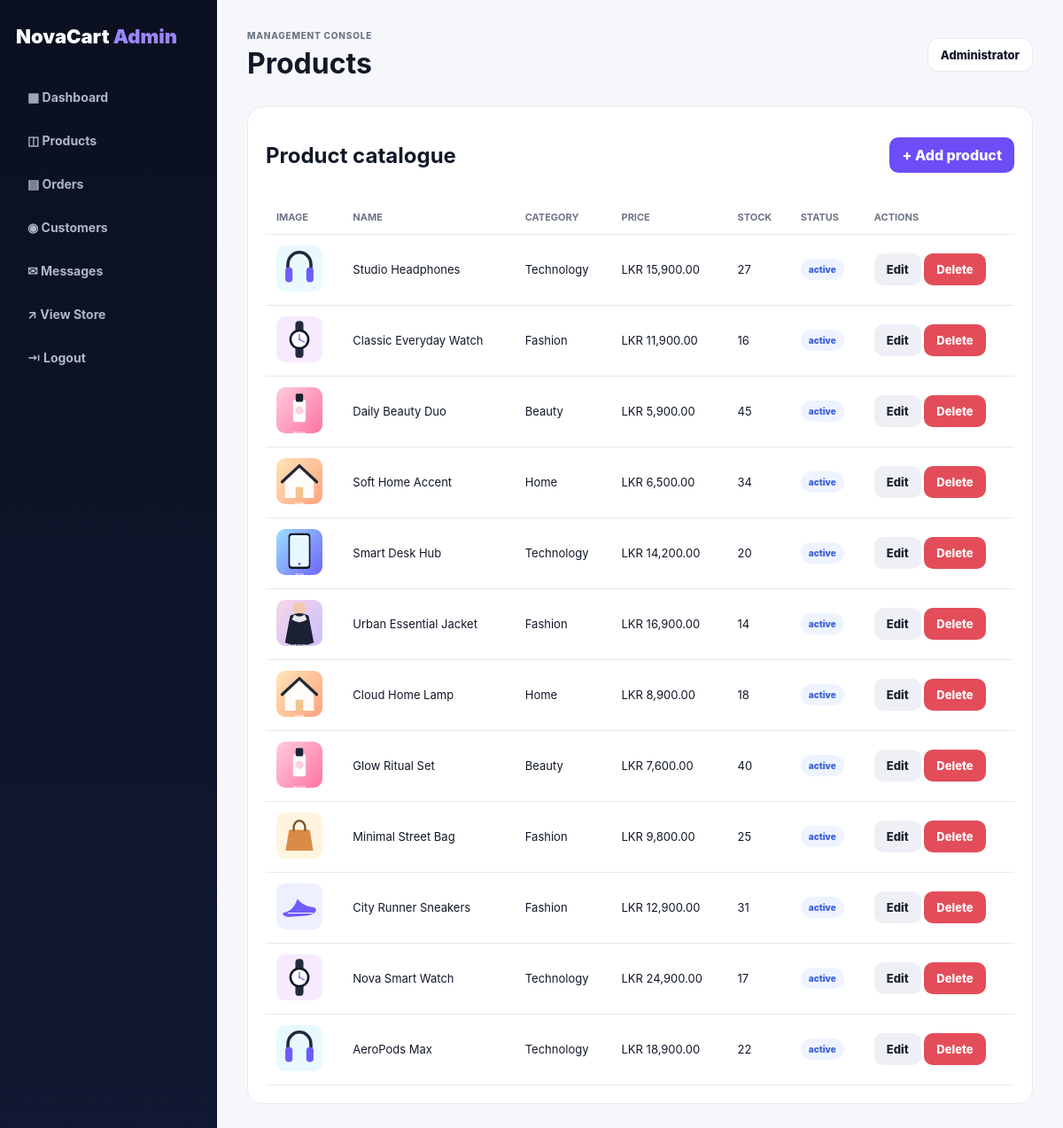
Screenshot of /admin/products.php (signed in) with the database file from the repository.
### tables this page shows
CREATE TABLE products (
  id INT AUTO_INCREMENT PRIMARY KEY,
  name VARCHAR(160) NOT NULL,
  category VARCHAR(80) NOT NULL,
  price DECIMAL(12,2) NOT NULL,
  stock INT NOT NULL DEFAULT 0,
  image VARCHAR(255) NOT NULL,
  description TEXT,
  status ENUM('active','inactive') DEFAULT 'active',
  created_at TIMESTAMP DEFAULT CURRENT_TIMESTAMP
);

### includes/config.php (called while the page is built, shortened)
<?php
function e($v){return htmlspecialchars((string)$v,ENT_QUOTES,'UTF-8');}
?>

### admin/products.php (the view)
<?php require '_auth.php';if(isset($_GET['delete'])){$pdo->prepare("DELETE FROM products WHERE id=?")->execute([(int)$_GET['delete']]);header('Location:products.php');exit;}$adminTitle='Products';$products=$pdo->query("SELECT * FROM products ORDER BY id DESC")->fetchAll();include '_header.php';?><section class="panel"><div class="panel-head"><h2>Product catalogue</h2><a class="btn" href="product_form.php">+ Add product</a></div><table class="table"><tr><th>Image</th><th>Name</th><th>Category</th><th>Price</th><th>Stock</th><th>Status</th><th>Actions</th></tr><?php foreach($products as $p):?><tr><td><img class="thumb" src="../<?=e($p['image'])?>"></td><td><?=e($p['name'])?></td><td><?=e($p['category'])?></td><td>LKR <?=number_format($p['price'],2)?></td><td><?=$p['stock']?></td><td><span class="status"><?=e($p['status'])?></span></td><td><a class="btn gray" href="product_form.php?id=<?=$p['id']?>">Edit</a> <a class="btn red" onclick="return confirm('Delete product?')" href="products.php?delete=<?=$p['id']?>">Delete</a></td></tr><?php endforeach;?></table></section><?php include '_footer.php';?>

### assets/css/admin.css (style rules this page uses)
:root { --dark:#0b1020;--purple:#6c4df6;--pink:#ff4f91;--bg:#f5f7fb;--line:#e5e9f0;--muted:#6d7586 }
* { box-sizing:border-box }
body { margin:0;font-family:Inter,Arial,sans-serif;background:var(--bg);color:#111827 }
.panel { background:#fff;border:1px solid var(--line);border-radius:18px;padding:20px;margin-top:18px }
.panel-head { display:flex;justify-content:space-between;align-items:center;margin-bottom:16px }
.btn { display:inline-flex;background:var(--purple);color:#fff;text-decoration:none;border:0;border-radius:10px;padding:10px 14px;font-weight:800;cursor:pointer }
.btn.red { background:#e34d59 }
.btn.gray { background:#eef0f5;color:#1d2433 }
.table { width:100%;border-collapse:collapse }
.table th,.table td { padding:12px;border-bottom:1px solid var(--line);text-align:left;font-size:13px }
.table th { color:var(--muted);font-size:11px;text-transform:uppercase }
.thumb { width:52px;height:52px;object-fit:cover;border-radius:10px }
.status { display:inline-block;padding:6px 9px;background:#eef4ff;color:#4264d8;border-radius:999px;font-size:10px;font-weight:900 }

### rows the page displays
products: image (picture), name "Studio Headphones", category "Technology", price "15,900.00", stock "27", status "active"
products: image (picture), name "Classic Everyday Watch", category "Fashion", price "11,900.00", stock "16", status "active"
products: image (picture), name "Daily Beauty Duo", category "Beauty", price "5,900.00", stock "45", status "active"
products: image (picture), name "Soft Home Accent", category "Home", price "6,500.00", stock "34", status "active"
products: image (picture), name "Smart Desk Hub", category "Technology", price "14,200.00", stock "20", status "active"
products: image (picture), name "Urban Essential Jacket", category "Fashion", price "16,900.00", stock "14", status "active"
products: image (picture), name "Cloud Home Lamp", category "Home", price "8,900.00", stock "18", status "active"
products: image (picture), name "Glow Ritual Set", category "Beauty", price "7,600.00", stock "40", status "active"
products: image (picture), name "Minimal Street Bag", category "Fashion", price "9,800.00", stock "25", status "active"
products: image (picture), name "City Runner Sneakers", category "Fashion", price "12,900.00", stock "31", status "active"
products: image (picture), name "Nova Smart Watch", category "Technology", price "24,900.00", stock "17", status "active"
products: image (picture), name "AeroPods Max", category "Technology", price "18,900.00", stock "22", status "active"

### other values shown
$adminTitle "Products"
